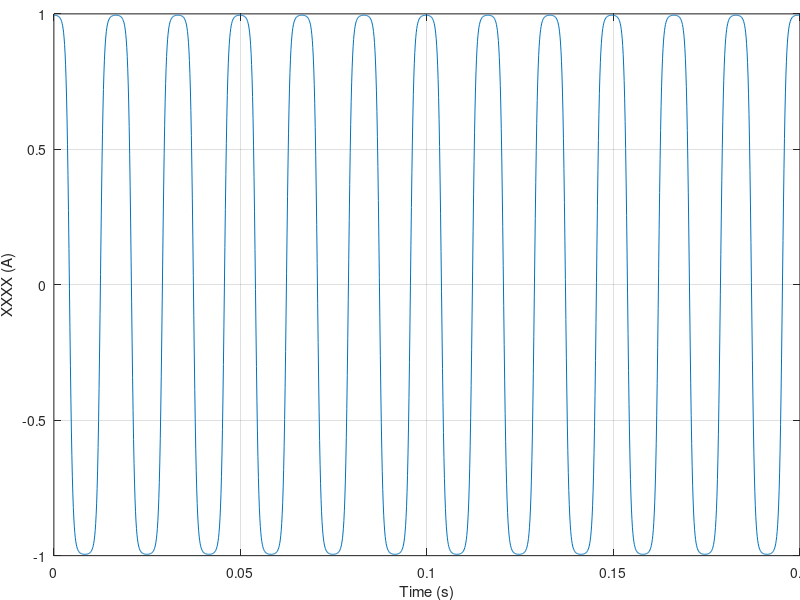
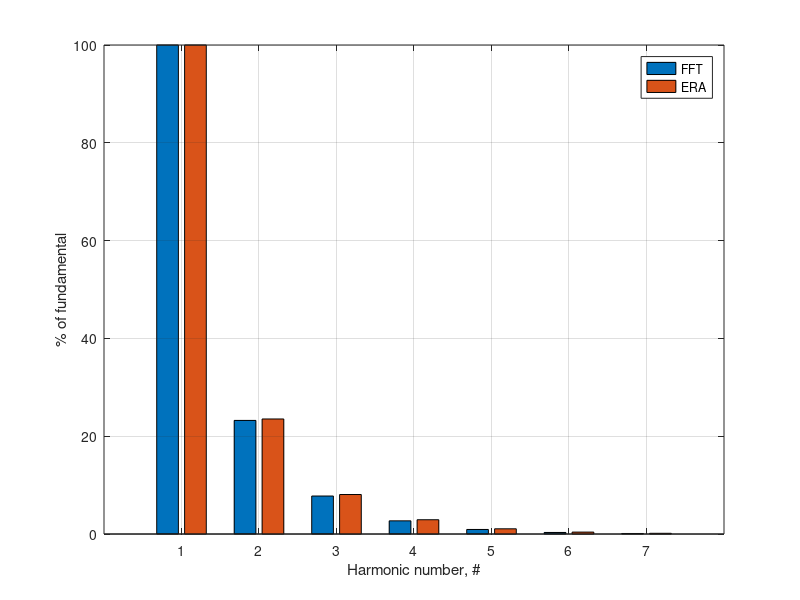
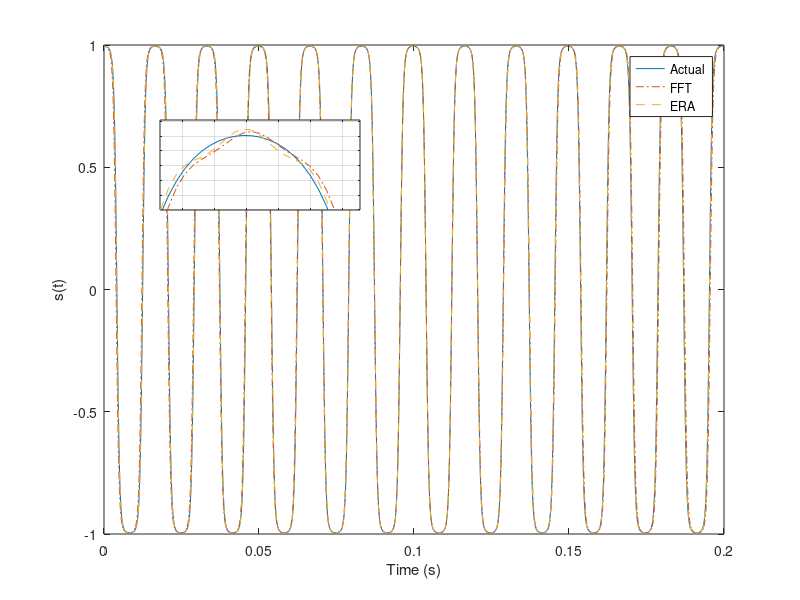

These figures' MATLAB source, in order: (Note: this script raises an error after producing the figures.)
% function [Frec, Amp,theta,thd] = ERA(N,k,Ts,fun)
clear all
clc
close all
Fs = 4*1920;
F1 = 60;
Ts = 1/Fs;
t = 0:Ts:1;
phi = 1 - exp(-t/1).*cos(2*pi*t/5); % pi/4; %
xt = cos(2*pi*F1*t + phi);
st = tanh(3*xt);
No = round(Fs/F1); %samples per period
figure;
plot(t(1:12*No), st(1:12*No))
xlabel('Time (s)')
ylabel('XXXX (A)')
% legend('i_a', 'i_b', 'i_c')
grid on
set(gca, 'LooseInset', [0,0,0,0]);
%
Iabc = st(1:12*No+1);
N = length(Iabc)-1;
fun = Iabc(1:N)';
fun2 = Iabc(1:N+1);
k = 14;
r = round(N/2) - 1;
H0 = hankel(fun(1:r),fun(r:N-2));
H1 = hankel(fun(2:r+1),fun(r+1:N-1));
[U,S,V] = svds(H0,k);
A = (S^-(1/2))*U'*H1*V*(S^-(1/2));
z = eig(A);
pot = 0:N;%-N/2:N/2;
for m = 1:length(z)
    ZZ(:,m) = ( z(m) ).^pot; % normal
end
B = pinv(ZZ)*fun2';
landa = log(z)/Ts;
sigma = real(landa);
omega = imag(landa);
Frec = (omega/(2*pi));
damp=sigma;
damp_ratio = 100*damp ./ omega;
Amp = 2*abs(B);
theta = angle(B);
rows = find(Frec > 0);
ampli = Amp(rows);
freq = Frec(rows);
phase = theta(rows);
dampr = damp_ratio(rows);
rows2 = find(dampr>0);
ampli2 = ampli;%(rows2);
freq2 = freq;%(rows2);
phase2 = phase;%(rows2);
dampr2 = dampr;%(rows2);
todo1 = [freq2 ampli2 phase2 dampr2];
todo_orden = sortrows(todo1);


 disp('------------------ERA------------------')
disp('    Freq       Amp       Phase    DampR')
todo2 = todo_orden;
disp(todo2)

harmonics_ERA = 100*todo2(:,2)./max(todo2(:,2));
suma = sum(todo2(2:end,2).^2);
fundamental = max(todo2(:,2));
THD_ERA = 100*sqrt(suma) ./ fundamental

%% FFT
load FFT_teo_harmonics4
harmonics_FFT = 100*spec2./max(spec2);
suma = sum(spec2(2:end).^2);
fundamental = max(spec2);
THD_FFT = 100*sqrt(suma) ./ fundamental
%
figure;
algo = 1:2:k-1;
harmonics = [harmonics_FFT(algo) harmonics_ERA];
bar(harmonics)
ylabel('% of fundamental')
xlabel('Harmonic number, #')
% ylim([0 5])
% xlim([-0.5 30])
legend('FFT', 'ERA')
grid on
set(gca, 'LooseInset', [0,0,0,0]);

I_era = 0;
I_fft = 0;
for i = 1:k/2
    I_era = todo2(i,2).*cos(todo2(i,1)*2*pi*t(1:N) + todo2(i,3) ) + I_era;
    I_fft = spec2(algo(i)).*cos( fre_fft(algo(i))*2*pi*t(1:N) + aspec2(algo(i)) ) + I_fft;
    I_eram(i,:) = todo2(i,2).*cos(todo2(i,1)*2*pi*t(1:N) + todo2(i,3) );
    I_fftm(i,:) = spec2(algo(i)).*cos( fre_fft(algo(i))*2*pi*t(1:N) + aspec2(algo(i)) );
    amp_fft(i,1) = spec2(algo(i));
    amp_era(i,1) = todo2(i,2);
    fre_fft2(i,1) = fre_fft(algo(i));
    fre_era(i,1) = todo2(i,1);
end
amp_fft_era = [amp_fft amp_era]
fre_fft_era = [fre_fft2 fre_era]
figure;
plot(t(1:N), fun', t(1:N), I_fft, '-.', t(1:N), I_era, '--')
ylabel('s(t)')
xlabel('Time (s)')
legend('Actual', 'FFT', 'ERA')
ax1 = gca; % Store handle to axes 1.
% Create smaller axes in top right, and plot on it
% Store handle to axes 2 in ax2.
ax2 = axes('Position',[0.2 0.65 0.25 0.15]);
box on;
plot(t(1:N), fun', t(1:N), I_fft, '-.', t(1:N), I_era, '--')
set(gca,'XTickLabel',[])
set(gca,'YTickLabel',[])
xlim([t(1012) t(1036)])
ylim([0.99 0.9961])
grid on
set(gca, 'LooseInset', [0,0,0,0]);

figure;
subaxis(4, 1, 1, 'Spacing', 0.1, 'MarginRight', 0.02, 'MarginLeft', 0.1, 'SpacingVert', 0.08, 'MarginTop', 0.04, 'MarginBottom', 0.1)
plot(t(1:N), I_fftm(1,:), t(1:N), I_eram(1,:), '--')
ylabel('s_1(t)')
grid on
subaxis(4, 1, 2, 'Spacing', 0.1, 'MarginRight', 0.02, 'MarginLeft', 0.1, 'SpacingVert', 0.08, 'MarginTop', 0.04, 'MarginBottom', 0.1)
plot(t(1:N), I_fftm(2,:), t(1:N), I_eram(2,:), '--')
ylabel('s_3(t)')
grid on
subaxis(4, 1, 3, 'Spacing', 0.1, 'MarginRight', 0.02, 'MarginLeft', 0.1, 'SpacingVert', 0.08, 'MarginTop', 0.04, 'MarginBottom', 0.1)
plot(t(1:N), I_fftm(3,:), t(1:N), I_eram(3,:), '--')
ylabel('s_5(t)')
grid on
subaxis(4, 1, 4, 'Spacing', 0.1, 'MarginRight', 0.02, 'MarginLeft', 0.1, 'SpacingVert', 0.08, 'MarginTop', 0.04, 'MarginBottom', 0.1)
plot(t(1:N), I_fftm(4,:), t(1:N), I_eram(4,:), '--')
ylabel('s_7(t)')
xlabel('Time (s)')
grid on
% % % subaxis(5, 1, 5, 'Spacing', 0.1, 'MarginRight', 0.02, 'MarginLeft', 0.12, 'SpacingVert', 0.08, 'MarginTop', 0.04, 'MarginBottom', 0.1)
% % % plot(t(1:N), fun', t(1:N), I_fft, '-.', t(1:N), I_era, '--')
% % % ylabel('s(t), $\hat{s}(t)$')
% % % xlabel('Time (s)')
% % % grid on
% % % ax1 = gca; % Store handle to axes 1.
% % % % Create smaller axes in top right, and plot on it
% % % % Store handle to axes 2 in ax2.
% % % ax2 = axes('Position',[0.7 0.15 0.15 0.15]);
% % % box on;
% % % plot(t(1:N), fun', t(1:N), I_fft, '-.', t(1:N), I_era, '--')
% % % set(gca,'XTickLabel',[])
% % % set(gca,'YTickLabel',[])
% % % xlim([t(1012) t(1036)])
% % % ylim([0.99 0.9961])
% % % grid on
% % % set(gca, 'LooseInset', [0,0,0,0]);


RMSE_FFT = sqrt(mean((fun' - I_fft).^2)) 
RMSE_ERA = sqrt(mean((fun' - I_era).^2))

a = norm(fun',2)^2;
b_fft = norm(fun,2)^2 - norm(I_fft,2)^2;
b_era = norm(fun,2)^2 - norm(I_era,2)^2;
SNR_FFT = 10*log10(a/b_fft);
SNR_ERA = 10*log10(a/b_era);
SSE_FFT = sum((fun' - I_fft).^2);
SSE_ERA = sum((fun' - I_era).^2);
MSE_FFT = (1/N)*SSE_FFT;
MSE_ERA = (1/N)*SSE_ERA;
RMSE_fft = sqrt(MSE_FFT);
RMSE_era = sqrt(MSE_ERA);
Errors_FFT = [SNR_FFT ; SSE_FFT ; MSE_FFT ; RMSE_FFT]
Errors_ERA = [SNR_ERA ; SSE_ERA ; MSE_ERA ; RMSE_ERA]


% % % %% Frequency Response
tam = N;%2^15;
fn = Fs*(-tam/2:tam/2)/(tam*F1);%linspace(-Fs/2,Fs/2,tam);
amp_era = [todo2(7,2) ; todo2(7,2) ; todo2(6,2) ; todo2(6,2) ; todo2(5,2) ; todo2(5,2) ; todo2(1,2) ; todo2(1,2) ; todo2(4,2) ; todo2(4,2) ; todo2(2,2) ; todo2(2,2) ; todo2(3,2) ; todo2(3,2)];
figure;
Zp = pinv(ZZ);
% figure;
subaxis(3, 1, 1, 'Spacing', 0.1, 'MarginRight', 0.02, 'MarginLeft', 0.1, 'SpacingVert', 0.12, 'MarginTop', 0.04, 'MarginBottom', 0.15)
plot(t(1:N), fun')
ylabel('s(t)')
xlabel('Time (s)')
grid on
subaxis(3, 1, 2, 'Spacing', 0.1, 'MarginRight', 0.02, 'MarginLeft', 0.1, 'SpacingVert', 0.12, 'MarginTop', 0.04, 'MarginBottom', 0.15)
for kk = 1:k
    ir = Zp(kk,:);
    IR(kk,:) = fftshift(fft(ir));
    plot( fn, amp_era(kk)*abs( IR(kk,:)/max(abs(max(IR(kk,:)))) ) ); %
    hold on
end
xlim([-11 11])
set(gca,'XTickLabel',[])
% title('Frequency responses of filters')
ylabel('Magnitude')
% xlabel('Normalised Frequency u=f_1T_1')
grid on
set(gca, 'LooseInset', [0,0,0,0]);
f_sf = Fs*(-(N/2):(N/2-1))/N;
subaxis(3, 1, 3, 'Spacing', 0.1, 'MarginRight', 0.02, 'MarginLeft', 0.1, 'SpacingVert', 0.12, 'MarginTop', 0.04, 'MarginBottom', 0.15)
plot(f_sf/F1, spec);
xlim([-11 11])
% title('Frequency responses of filters')
% ylabel('Magnitude')
xlabel('Normalised Frequency u=f_1T_1')
grid on


% % % fnf = Fs*(-N/2:N/2-1)/(N*F1);%linspace(-Fs/2,Fs/2,tam);
% % % % fnf(2^15) = 0;
% % % figure;
% % % Zf = inv(dftmtx(N));
% % % for kk = 1:1
% % %     irf = Zf(13,:);
% % % %     irf(2^15) = 0;
% % %     IRf(kk,:) = fftshift(fft(irf));
% % %     plot( fnf, ( abs(IRf(kk,:)) ) )%/max(abs(max(IRf(kk,:)))) ) );
% % %     hold on
% % % end
% % % 
% % % 

